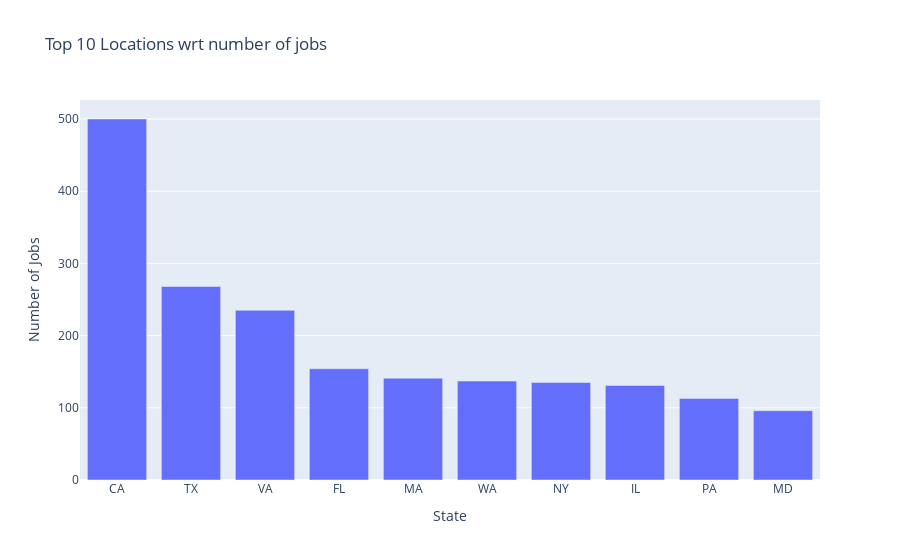

Write notebook code for a chart like this one.
### Markdown cell above
Let's just visualise top 10 states with highest number of jobs

### Code cell
# Plotting with Plotly
fig = px.bar(df['State'].value_counts()[:10], x=df['State'].value_counts()[:10].index, y=df['State'].value_counts().values[:10],
             labels={'x': 'State', 'y': 'Number of Jobs'}, title='Top 10 Locations wrt number of jobs')

# Show the plot
fig.show()

### Figure 1 — Plotly figure (JSON) as saved in the notebook; plotly's stock layout.template omitted (floating-point values rounded to 4 significant figures)
{"data": [{"alignmentgroup": "True", "hovertemplate": "State=%{x}<br>Number of Jobs=%{y}<extra></extra>", "legendgroup": "", "marker": {"color": "#636efa", "pattern": {"shape": ""}}, "name": "", "offsetgroup": "", "orientation": "v", "showlegend": false, "textposition": "auto", "type": "bar", "x": ["CA", "TX", "VA", "FL", "MA", "WA", "NY", "IL", "PA", "MD"], "xaxis": "x", "y": [500, 268, 235, 154, 141, 137, 135, 131, 113, 96], "yaxis": "y"}], "layout": {"barmode": "relative", "legend": {"tracegroupgap": 0}, "title": {"text": "Top 10 Locations wrt number of jobs"}, "xaxis": {"anchor": "y", "domain": [0, 1], "title": {"text": "State"}}, "yaxis": {"anchor": "x", "domain": [0, 1], "title": {"text": "Number of Jobs"}}}}
